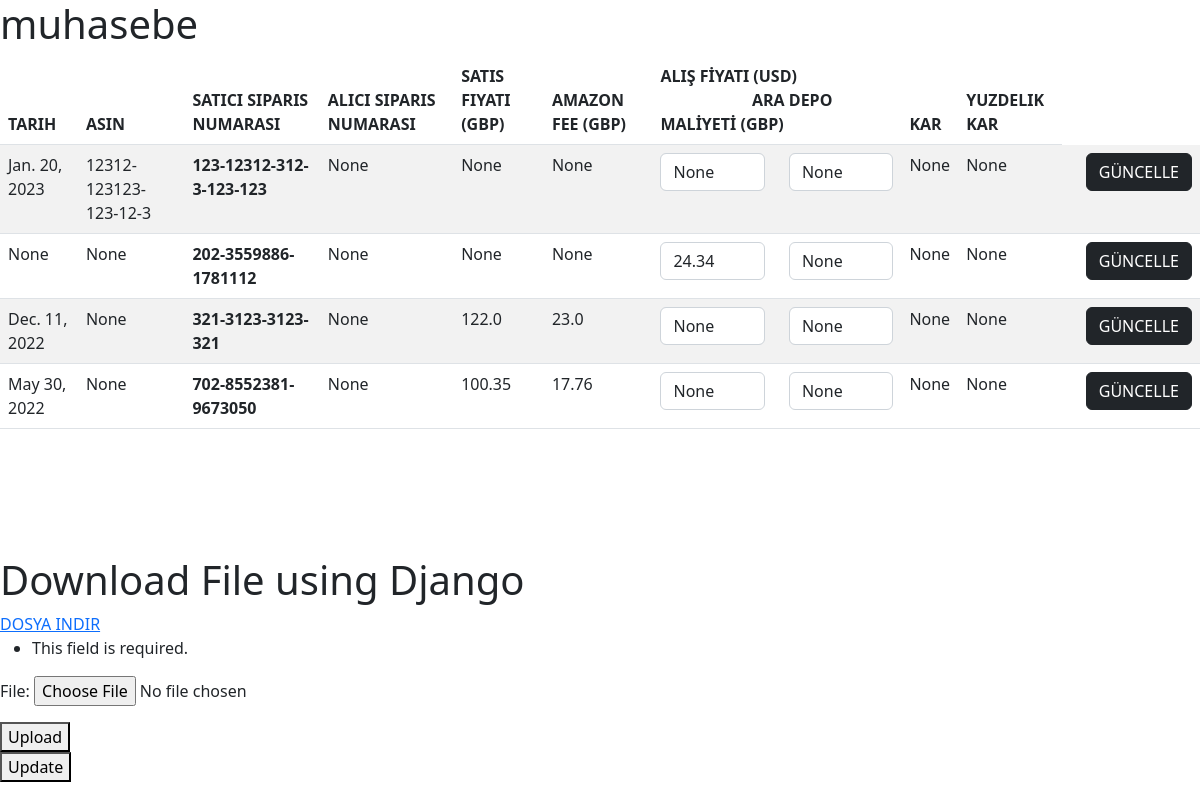
Before: /muhasebe (signed in) with the older database file.
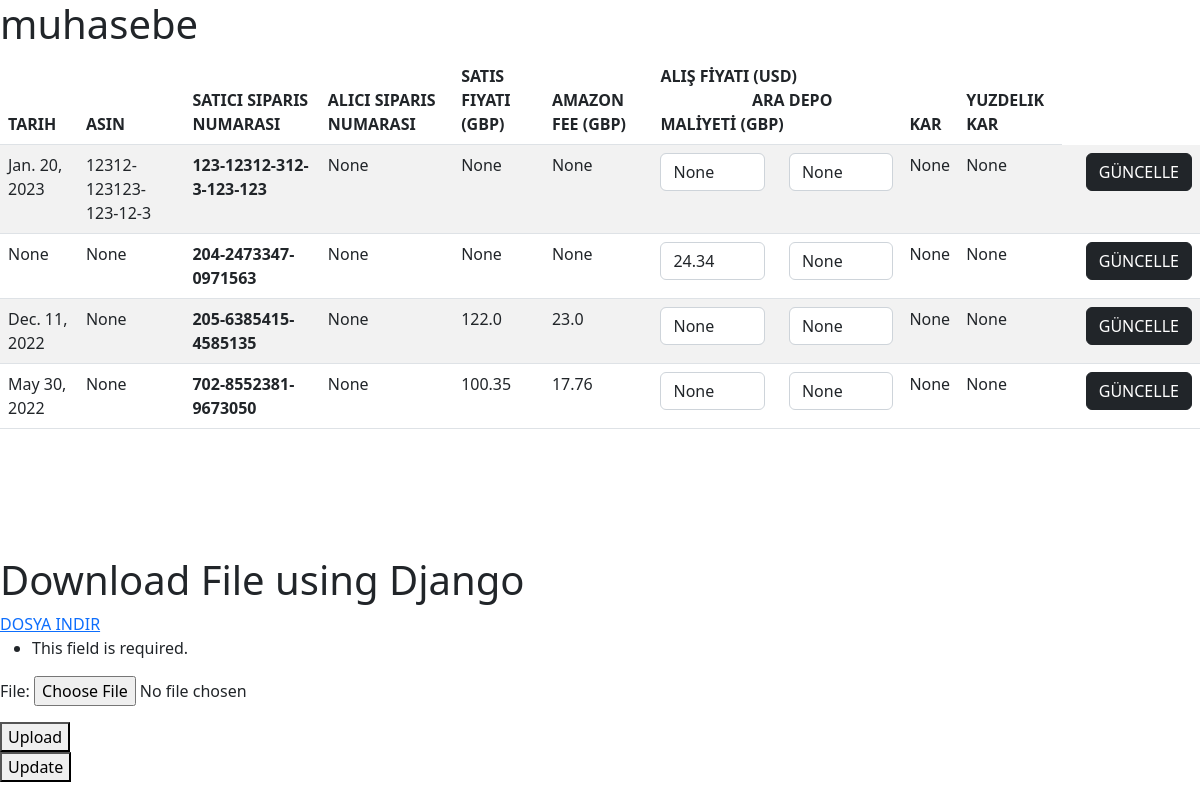
After: the same page with the newer database file.
### main/models.py (models this page shows, shortened)
class Data(models.Model):
    uuid = models.UUIDField( unique=True, editable=False , null=True , blank = True)
    KULLANICI = models.ForeignKey(User , blank=True , null=True , on_delete = models.CASCADE)
    TARIH = models.DateField(null=True , blank=True)
    ASIN = models.CharField(max_length=100 , null=True ,  blank=True)
    ALICI_SIPARIS_NUMARASI = models.CharField(max_length=100 , null=True,  blank=True)
    SATICI_SIPARIS_NUMARASI = models.CharField(max_length=100,null=True, blank=True)
    SATIS_FIYATI = models.FloatField(blank=True , null=True)
    AMAZON_FEE = models.FloatField(blank=True ,null=True)
    MALIYET = models.FloatField(blank=True , null=True)
    DEPO_MALIYET = models.FloatField(blank=True , null=True)
    KAR = models.FloatField(blank=True , null=True)
    YUZDELIK_KAR = models.FloatField(blank=True , null=True)

### main/views.py (the view)
# urls.py: path("muhasebe" , muhasebe),
def muhasebe(request):
    d = reversed(Data.objects.filter(KULLANICI = request.user))
    form = UploadFileForm(request.POST, request.FILES)
    maliyet_form = MALIYET(request.POST)
    print("request", request.POST)
    data = {
            "info" : d ,
            "form" : form ,
            }
    if request.method == 'POST':
        if 'load_excel' in request.POST:
            print("load excel")
            if form.is_valid():
                handle_uploaded_file(request.FILES['file'] , d)
                updated_d = Data.objects.filter(KULLANICI = request.user)
                data = {
                "info" : updated_d,
                'form' : form,
                }
        elif 'update_cost' in request.POST:
            print("update_cost")
            if maliyet_form.is_valid():
                p_cost = maliyet_form.data['product_cost']
                w_cost = maliyet_form.data['warehouse_cost']
                o_id = maliyet_form.data['order_id']
                try:
                    update_cost(o_id, p_cost, w_cost)
                    update_profit(o_id)
                except:
                    message = "Maliyet 0 Olamaz"
                    data = {
                    "info" : d,
                    'form' : form,
                    'message' : message
                    }
        elif 'update_order_list' in request.POST:
            mailparse(user = request.user)
            print("Good Job!!")
    else:
        print("no form posted")
        form = UploadFileForm()
    return render(request , 'muhasebe.html' , data)

### main/forms.py
class UploadFileForm(forms.ModelForm):
    class Meta:
        model = excelData
        fields = ('file' , )

### main/templates/muhasebe.html (shortened to what this page needs)
<!DOCTYPE html>
<html lang="en">
<head>
    <link href="https://cdn.jsdelivr.net/npm/bootstrap@5.2.3/dist/css/bootstrap.min.css" rel="stylesheet">
</head>
<body>
    <h1>muhasebe</h1>
    <div class="table-wrapper-scroll-y my-custom-scrollbar" style=" height: 500px;">
    <table class="table table-striped mx-auto">
        <thead>
          <tr>
            <th scope="col">TARIH </th>
            <th scope="col">ASIN</th>
            <th scope="col">SATICI SIPARIS NUMARASI </th>
            <th scope="col">ALICI SIPARIS NUMARASI </th>
            <th scope="col">SATIS FIYATI (GBP)</th>
            <th scope="col">AMAZON FEE (GBP)</th>
            <th scope="col">ALIŞ FİYATI (USD) &nbsp;&nbsp;&nbsp;&nbsp;&nbsp;&nbsp;&nbsp;&nbsp;&nbsp;&nbsp;&nbsp;&nbsp;&nbsp;&nbsp;&nbsp;&nbsp;&nbsp;&nbsp;&nbsp;&nbsp;&nbsp;&nbsp;ARA DEPO MALİYETİ (GBP)</th>
            <th scope="col">KAR</th>
            <th scope="col">YUZDELIK KAR</th>
          </tr>
        </thead>
        <tbody >
        {% for x in info %}
          <tr>
            <td>{{ x.TARIH }}</td>
            <td>{{ x.ASIN }}</td>
            <th>{{ x.SATICI_SIPARIS_NUMARASI }}</th>
            <td>{{ x.ALICI_SIPARIS_NUMARASI }}</td>
            <td>{{ x.SATIS_FIYATI }}</td>
            <td>{{ x.AMAZON_FEE }}</td>
            <td >
              <form method = "POST" id={{ x.SATICI_SIPARIS_NUMARASI }}>
                <div class="row">
                  <div class="col">
                    <input type="text" class="form-control" name="product_cost" value={{ x.MALIYET }}>
                  </div>
                  <div class="col">
                    <input type="text" class="form-control" name="warehouse_cost" value={{ x.DEPO_MALIYET}}>
                  </div>
                </div>
              </form>
            </td>
            <td>{{ x.KAR }}</td>
            <td>{{ x.YUZDELIK_KAR }}</td>
            <td><td><button name="update_cost" class="update btn btn-dark" type="submit" form={{ x.SATICI_SIPARIS_NUMARASI }} value="Submit">GÜNCELLE</button></td></td>
          </tr>
        {% endfor %}
        </tbody>
      </table>
    </div>
    <h1>Download File using Django</h1>
    <a href="../downloadfile" target="_blank">DOSYA INDIR </a>
      <form method="post" enctype="multipart/form-data">
        {{ form.as_p }}
        <button name="load_excel" type="submit">Upload</button>
      </form>
      <form method = "POST" id= "deneme">
        <button name = "update_order_list" type="submit">Update</button>
      </form>
</body>
</html>

### main/templates/muhasebe.html (style rules this page uses)
.my-custom-scrollbar { position: relative; overflow: auto; }
.table-wrapper-scroll-y { display: block; }

Changed rows visible on the page:
changed Data (number 2 of 4 on the later page): SATICI_SIPARIS_NUMARASI "202-3559886-1781112" → "204-2473347-0971563"
changed Data "Dec. 11, 2022": SATICI_SIPARIS_NUMARASI "321-3123-3123-321" → "205-6385415-4585135"
